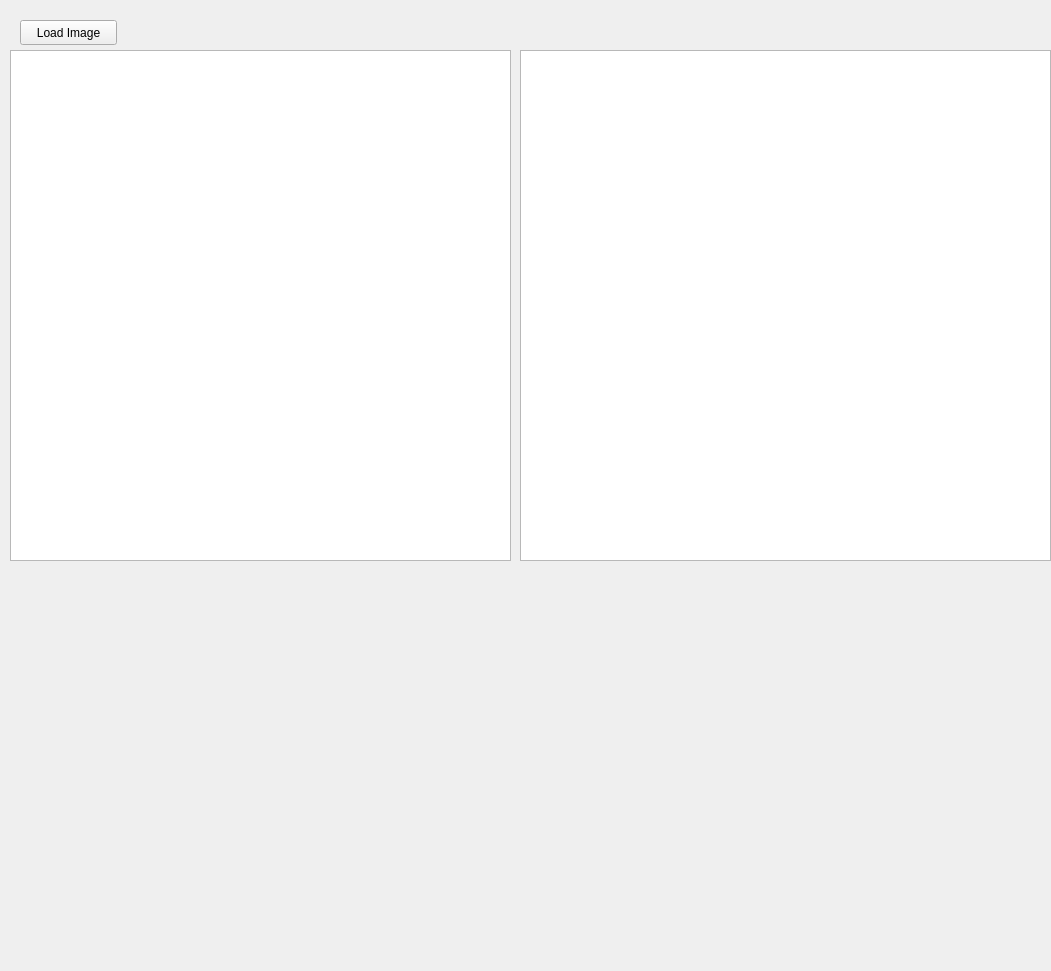
<?xml version="1.0" encoding="UTF-8"?>
<ui version="4.0">
 <class>ViewerForm</class>
 <widget class="QWidget" name="ViewerForm">
  <property name="geometry">
   <rect>
    <x>0</x>
    <y>0</y>
    <width>1051</width>
    <height>971</height>
   </rect>
  </property>
  <property name="windowTitle">
   <string>Form</string>
  </property>
  <widget class="QPushButton" name="loadImageButton">
   <property name="geometry">
    <rect>
     <x>20</x>
     <y>20</y>
     <width>97</width>
     <height>25</height>
    </rect>
   </property>
   <property name="text">
    <string>Load Image</string>
   </property>
  </widget>
  <widget class="SceneZoom" name="dicomGraphicsView">
   <property name="geometry">
    <rect>
     <x>520</x>
     <y>50</y>
     <width>531</width>
     <height>511</height>
    </rect>
   </property>
  </widget>
  <widget class="QTableWidget" name="dicomAttributeTableWidget">
   <property name="geometry">
    <rect>
     <x>10</x>
     <y>50</y>
     <width>501</width>
     <height>511</height>
    </rect>
   </property>
  </widget>
 </widget>
 <customwidgets>
  <customwidget>
   <class>SceneZoom</class>
   <extends>QGraphicsView</extends>
   <header location="global">scenezoom.h</header>
  </customwidget>
 </customwidgets>
 <resources/>
 <connections/>
</ui>
